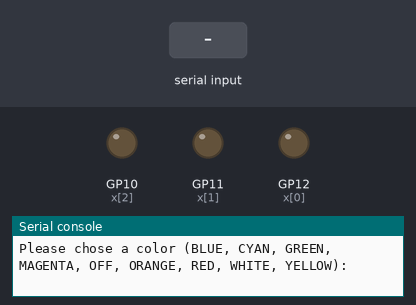
Bench run of a program on a simulated Raspberry Pi Pico running MicroPython. Parts: output pins drawn as LEDs (lit = HIGH), the last lines printed to the serial console. The inputs (shaded band) are chosen by the test bench.

Above: at 1.2 s.
1.3 s: "BLUE" typed at the serial console, then Enter
At 1.8 s:
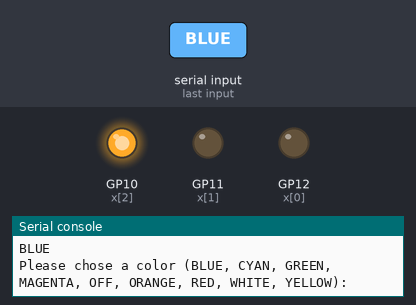
2.8 s: "CYAN" typed at the serial console, then Enter
At 4.0 s:
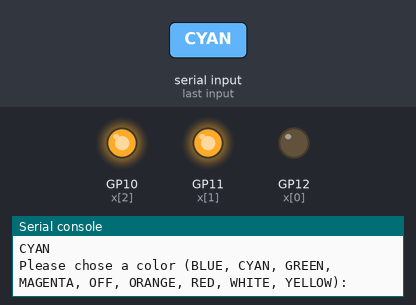
4.3 s: "GREEN" typed at the serial console, then Enter
At 5.3 s:
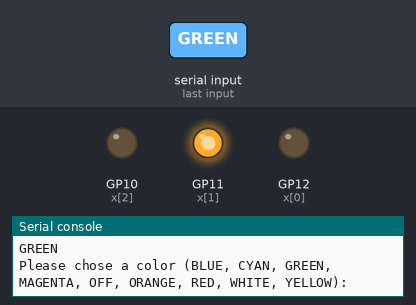
5.8 s: "MAGENTA" typed at the serial console, then Enter
At 6.4 s:
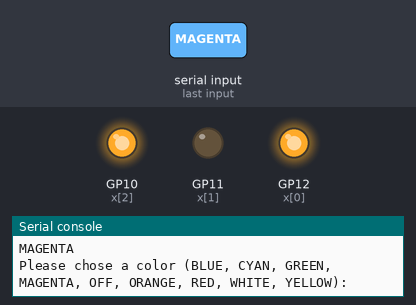
7.3 s: "ORANGE" typed at the serial console, then Enter
At 7.6 s:
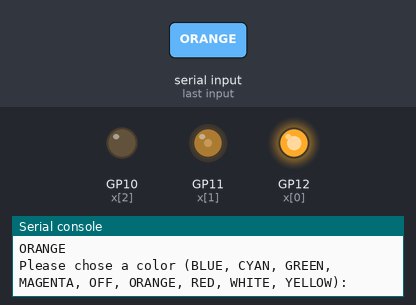
8.8 s: "RED" typed at the serial console, then Enter
At 9.9 s:
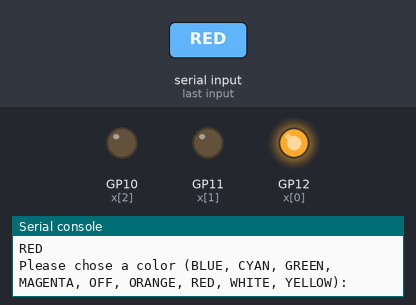
Timing chart, 0 to 11.3 s (numbered marks = the images above; inputs shaded):
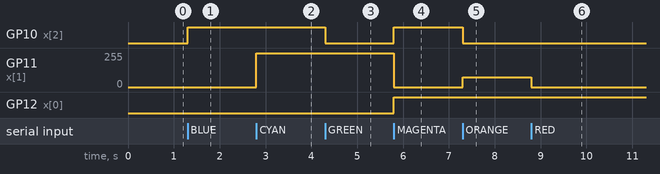

The program:

main.py
```python
# Lesson: https://youtu.be/yZkx-KWbATY
from machine import PWM, Pin

# setup led as a tuple of 3 values (red pin, green pin, blue pin)
rgb_led = tuple(PWM(Pin(x)) for x in (12, 11, 10))
for pin in rgb_led:
    pin.freq(1000)
    pin.duty_u16(0)

# create a dictionary of supported colors and their respective rgb values
# the values are in 8-bit format (0-255 or 0x00 to 0xFF)
color_dict = {
    "RED": (0xFF, 0x00, 0x00),
    "GREEN": (0x00, 0xFF, 0x00),
    "BLUE":(0x00, 0x00, 0xFF),
    "CYAN": (0x00, 0xFF, 0xFF),
    "MAGENTA": (0xFF, 0x00, 0xFF),
    "YELLOW":(0xFF, 0xFF, 0x00),
    "ORANGE": (0xFF, 0xA5, 0x00),
    "WHITE":(0xFF, 0xFF, 0xFF),
    "OFF": (0x00, 0x00, 0x00)
}

# gamma correction value used to compensate for non-linearility of human vision
# Based on https://cdn-learn.adafruit.com/downloads/pdf/led-tricks-gamma-correction.pdf
gamma = 2.8

def convert_rgb_to_analog(rgb, gamma):
    rgb = tuple(x / 0xFF for x in rgb) # normalize rgb values so they are between 0 and 1
    rgb = tuple(x ** gamma for x in rgb) # apply gamma correction
    rgb = tuple(int(round(x * 65535)) for x in rgb) # convert to 16-bit analog value
    return rgb

while True:
    color = input("Please chose a color (" + ", ".join(sorted(color_dict.keys())) + "): ")

    try:
        rgb_values = color_dict[color.upper()]
        analog_values = convert_rgb_to_analog(rgb_values, gamma)
        for led_pin, analog_value in zip(rgb_led, analog_values):
            led_pin.duty_u16(analog_value)
    except KeyError:
        print(f"'{color}' is not a valid color.")
```

Measured:
- after the input at 1.3 s, GP10 (x[2]): LOW → HIGH at once
- after the input at 2.8 s, GP11 (x[1]): 0/255 → 255/255 at once
- after the input at 4.3 s, GP10 (x[2]): HIGH → LOW at once
- after the input at 5.8 s, GP10 (x[2]), GP12 (x[0]): LOW → HIGH at once; GP11 (x[1]): 255/255 → 0/255 at once
- after the input at 7.3 s, GP10 (x[2]): HIGH → LOW at once; GP11 (x[1]): 0/255 → 75/255 at once
- after the input at 8.8 s, GP11 (x[1]): 75/255 → 0/255 at once
